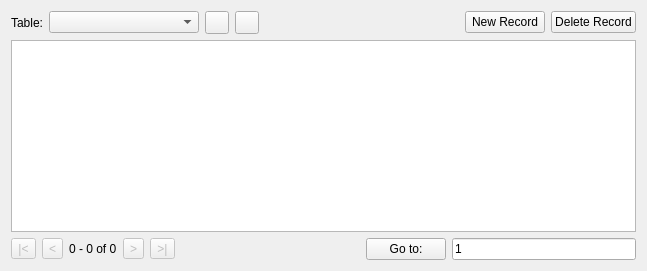
      <widget class="QWidget" name="browser">
       <attribute name="title">
        <string>Browse Data</string>
       </attribute>
       <layout class="QVBoxLayout" name="verticalLayout_2">
        <item>
         <layout class="QHBoxLayout" name="horizontalLayout">
          <item>
           <widget class="QLabel" name="label">
            <property name="text">
             <string>Table:</string>
            </property>
            <property name="buddy">
             <cstring>comboBrowseTable</cstring>
            </property>
           </widget>
          </item>
          <item>
           <widget class="QComboBox" name="comboBrowseTable">
            <property name="sizePolicy">
             <sizepolicy hsizetype="MinimumExpanding" vsizetype="Fixed">
              <horstretch>1</horstretch>
              <verstretch>0</verstretch>
             </sizepolicy>
            </property>
            <property name="minimumSize">
             <size>
              <width>150</width>
              <height>0</height>
             </size>
            </property>
            <property name="toolTip">
             <string>Select a table to browse data</string>
            </property>
            <property name="whatsThis">
             <string>Use this list to select a table to be displayed in the database view</string>
            </property>
           </widget>
          </item>
          <item>
           <widget class="QToolButton" name="buttonRefresh">
            <property name="toolTip">
             <string>Refresh the data in the selected table.</string>
            </property>
            <property name="whatsThis">
             <string>This button refreshes the data in the currently selected table.</string>
            </property>
            <property name="text">
             <string/>
            </property>
            <property name="icon">
             <iconset resource="icons/icons.qrc">
              <normaloff>:/icons/refresh</normaloff>:/icons/refresh</iconset>
            </property>
           </widget>
          </item>
          <item>
           <widget class="QToolButton" name="buttonClearFilters">
            <property name="toolTip">
             <string>Clear all filters</string>
            </property>
            <property name="text">
             <string/>
            </property>
            <property name="icon">
             <iconset resource="icons/icons.qrc">
              <normaloff>:/icons/clear_filters</normaloff>:/icons/clear_filters</iconset>
            </property>
           </widget>
          </item>
          <item>
           <spacer name="horizontalSpacer">
            <property name="orientation">
             <enum>Qt::Horizontal</enum>
            </property>
            <property name="sizeHint" stdset="0">
             <size>
              <width>200</width>
              <height>20</height>
             </size>
            </property>
           </spacer>
          </item>
          <item>
           <widget class="QPushButton" name="buttonNewRecord">
            <property name="toolTip">
             <string>Insert a new record in the current table</string>
            </property>
            <property name="whatsThis">
             <string>This button creates a new, empty record in the database</string>
            </property>
            <property name="text">
             <string>New Record</string>
            </property>
           </widget>
          </item>
          <item>
           <widget class="QPushButton" name="buttonDeleteRecord">
            <property name="toolTip">
             <string>Delete the current record</string>
            </property>
            <property name="whatsThis">
             <string>This button deletes the record currently selected in the database</string>
            </property>
            <property name="text">
             <string>Delete Record</string>
            </property>
           </widget>
          </item>
         </layout>
        </item>
        <item>
         <widget class="ExtendedTableWidget" name="dataTable">
          <property name="acceptDrops">
           <bool>true</bool>
          </property>
          <property name="whatsThis">
           <string>This is the database view. You can double-click any record to edit its contents in the cell editor window.</string>
          </property>
          <property name="editTriggers">
           <set>QAbstractItemView::NoEditTriggers</set>
          </property>
          <property name="dragDropMode">
           <enum>QAbstractItemView::DragDrop</enum>
          </property>
          <property name="defaultDropAction">
           <enum>Qt::CopyAction</enum>
          </property>
          <property name="selectionMode">
           <enum>QAbstractItemView::ContiguousSelection</enum>
          </property>
          <attribute name="horizontalHeaderShowSortIndicator" stdset="0">
           <bool>true</bool>
          </attribute>
         </widget>
        </item>
        <item>
         <layout class="QHBoxLayout" name="horizontalLayout_2">
          <item>
           <widget class="QToolButton" name="buttonBegin">
            <property name="enabled">
             <bool>false</bool>
            </property>
            <property name="toolTip">
             <string>&lt;html&gt;&lt;head/&gt;&lt;body&gt;&lt;p&gt;Scroll to the beginning&lt;/p&gt;&lt;/body&gt;&lt;/html&gt;</string>
            </property>
            <property name="whatsThis">
             <string>&lt;html&gt;&lt;head/&gt;&lt;body&gt;&lt;p&gt;Clicking this button navigates to the beginning in the table view above.&lt;/p&gt;&lt;/body&gt;&lt;/html&gt;</string>
            </property>
            <property name="text">
             <string>|&lt;</string>
            </property>
           </widget>
          </item>
          <item>
           <widget class="QToolButton" name="buttonPrevious">
            <property name="enabled">
             <bool>false</bool>
            </property>
            <property name="toolTip">
             <string>Scroll 100 records upwards</string>
            </property>
            <property name="whatsThis">
             <string>&lt;html&gt;&lt;head/&gt;&lt;body&gt;&lt;p&gt;Clicking this button navigates 100 records upwards in the table view above.&lt;/p&gt;&lt;/body&gt;&lt;/html&gt;</string>
            </property>
            <property name="text">
             <string>&lt;</string>
            </property>
           </widget>
          </item>
          <item>
           <widget class="QLabel" name="labelRecordset">
            <property name="text">
             <string>0 - 0 of 0</string>
            </property>
           </widget>
          </item>
          <item>
           <widget class="QToolButton" name="buttonNext">
            <property name="enabled">
             <bool>false</bool>
            </property>
            <property name="toolTip">
             <string>&lt;html&gt;&lt;head/&gt;&lt;body&gt;&lt;p&gt;Scroll 100 records downwards&lt;/p&gt;&lt;/body&gt;&lt;/html&gt;</string>
            </property>
            <property name="whatsThis">
             <string>&lt;html&gt;&lt;head/&gt;&lt;body&gt;&lt;p&gt;Clicking this button navigates 100 records downwards in the table view above.&lt;/p&gt;&lt;/body&gt;&lt;/html&gt;</string>
            </property>
            <property name="text">
             <string>&gt;</string>
            </property>
           </widget>
          </item>
          <item>
           <widget class="QToolButton" name="buttonEnd">
            <property name="enabled">
             <bool>false</bool>
            </property>
            <property name="toolTip">
             <string>Scroll to the end</string>
            </property>
            <property name="whatsThis">
             <string>&lt;html&gt;&lt;head/&gt;&lt;body&gt;&lt;p&gt;&amp;lt;html&amp;gt;&amp;lt;head/&amp;gt;&amp;lt;body&amp;gt;&amp;lt;p&amp;gt;Clicking this button navigates up to the end in the table view above.&amp;lt;/p&amp;gt;&amp;lt;/body&amp;gt;&amp;lt;/html&amp;gt;&lt;/p&gt;&lt;/body&gt;&lt;/html&gt;</string>
            </property>
            <property name="text">
             <string>&gt;|</string>
            </property>
           </widget>
          </item>
          <item>
           <spacer name="horizontalSpacer_2">
            <property name="orientation">
             <enum>Qt::Horizontal</enum>
            </property>
            <property name="sizeHint" stdset="0">
             <size>
              <width>40</width>
              <height>20</height>
             </size>
            </property>
           </spacer>
          </item>
          <item>
           <widget class="QPushButton" name="buttonGoto">
            <property name="toolTip">
             <string>&lt;html&gt;&lt;head/&gt;&lt;body&gt;&lt;p&gt;Click here to jump to the specified record&lt;/p&gt;&lt;/body&gt;&lt;/html&gt;</string>
            </property>
            <property name="whatsThis">
             <string>&lt;html&gt;&lt;head/&gt;&lt;body&gt;&lt;p&gt;This button is used to navigate to the record number specified in the Go to area.&lt;/p&gt;&lt;/body&gt;&lt;/html&gt;</string>
            </property>
            <property name="text">
             <string>Go to:</string>
            </property>
           </widget>
          </item>
          <item>
           <widget class="QLineEdit" name="editGoto">
            <property name="toolTip">
             <string>Enter record number to browse</string>
            </property>
            <property name="whatsThis">
             <string>Type a record number in this area and click the Go to: button to display the record in the database view</string>
            </property>
            <property name="text">
             <string>1</string>
            </property>
           </widget>
          </item>
         </layout>
        </item>
       </layout>
      </widget>
